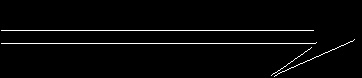
//> input picture breakpoint/breakpoint/1.jpg, 362 x 78 px
$ ./cvWatershed   (built with g++ and OpenCV 4)
//> lines starting //> are read from the running program, lines starting //| are printed output that depends on the picture; after the words box and inside, x2 and y2 are one past the last pixel; in counts of white or black regions, pixels touching at a corner belong together
### cvWatershed/cvWatershed/cvWatershed/stdafx.h
// stdafx.h : 标准系统包含文件的包含文件，
// 或是经常使用但不常更改的
// 特定于项目的包含文件
//

#pragma once

#include "targetver.h"

#include <stdio.h>
#include <tchar.h>


// TODO: 在此处引用程序需要的其他头文件

### cvWatershed/cvWatershed/cvWatershed/cvWatershed.cpp
// cvWatershed.cpp : 定义控制台应用程序的入口点。
//

#include "stdafx.h"
#include<cv.h>
#include<highgui.h>
#include<iostream>

using namespace  std;

IplImage* marker_mask = 0;
IplImage* markers = 0;
IplImage* img0 = 0, *img = 0, *img_gray = 0, *wshed = 0;
CvPoint prev_pt = {-1,-1};
void on_mouse( int event, int x, int y, int flags, void* param )//opencv 会自动给函数传入合适的值
{
    if( !img )
        return;
    if( event == CV_EVENT_LBUTTONUP || !(flags & CV_EVENT_FLAG_LBUTTON) )
        prev_pt = cvPoint(-1,-1);
    else if( event == CV_EVENT_LBUTTONDOWN )
        prev_pt = cvPoint(x,y);
    else if( event == CV_EVENT_MOUSEMOVE && (flags & CV_EVENT_FLAG_LBUTTON) )
    {
        CvPoint pt = cvPoint(x,y);
        if( prev_pt.x < 0 )
            prev_pt = pt;
        cvLine( marker_mask, prev_pt, pt, cvScalarAll(255), 5, 8, 0 );//CvScalar 成员：double val[4] RGBA值A=alpha
        cvLine( img, prev_pt, pt, cvScalarAll(255), 5, 8, 0 );
        prev_pt = pt;
        cvShowImage( "image", img);
    }
}

int main( int argc, char** argv )
{
    char* filename = argc >= 2 ? argv[1] : (char*)"C:/AIPCV/1.jpg";
    CvMemStorage* storage = cvCreateMemStorage(0);
    CvRNG rng = cvRNG(-1); //初始化随机数生成器状态
    if( (img0 = cvLoadImage(filename,1)) == 0 )
        return 0;
//> img0 is the input picture: 78 rows x 362 cols, CV_8UC3; min 0, max 255, mean 6.8
    printf( "Hot keys: \n"
        "\tESC - quit the program\n"
        "\tr - restore the original image\n"
        "\tw or SPACE - run watershed algorithm\n"
        "\t\t(before running it, roughly mark the areas on the image)\n"
        "\t  (before that, roughly outline several markers on the image)\n" );
    cvNamedWindow( "image", 1 );
    cvNamedWindow( "watershed transform", 1 );
    img = cvCloneImage( img0 );
    img_gray = cvCloneImage( img0 );//在使用函数之前，不用特地开辟内存，即该函数会自己开一段内存，然后复制好image里面的数据，然后把这段内存中的数据返回.
    wshed = cvCloneImage( img0 );
    marker_mask = cvCreateImage( cvGetSize(img), 8, 1 );  //创建首地址并分配存储空间
    markers = cvCreateImage( cvGetSize(img), IPL_DEPTH_32S, 1 );
    cvCvtColor( img, marker_mask, CV_BGR2GRAY );  //这两句只用将RGB转成3通道的灰度图即R=G=B,用来显示用
    cvCvtColor( marker_mask, img_gray, CV_GRAY2BGR );
    cvZero( marker_mask );//是让矩阵的值都为0,有初始化的作用,或者说清零
//> marker_mask: 78 rows x 362 cols, CV_8UC1; every value is 0
    cvZero( wshed );
//> wshed: 78 rows x 362 cols, CV_8UC3; 4.72% of pixels changed, all inside (x1, y1, x2, y2) = (0, 24, 360, 78)
    cvShowImage( "image", img );
    cvShowImage( "watershed transform", wshed );
    cvSetMouseCallback( "image", on_mouse, 0 ); //设置处理鼠标消息的回调函数
    for(;;)
    {
        int c = cvWaitKey(0);
//> the left mouse button is pressed at (90, 19)
//> the mouse is dragged to (181, 39)
//> call 2 of on_mouse, with event = 0, x = 181, y = 39, flags = 1
//> in on_mouse (call 2), `cvLine( marker_mask, prev_pt, pt, cvScalarAll(255), 5, 8, 0 );`:
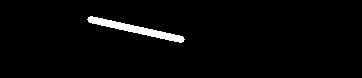
//> marker_mask: 78 rows x 362 cols, CV_8UC1; 2.5% white; 1 white region, box (x1, y1, x2, y2) and area: (87, 16, 185, 43) 696
//> in on_mouse (call 2), `cvLine( img, prev_pt, pt, cvScalarAll(255), 5, 8, 0 );`: img: 78 rows x 362 cols, CV_8UC3; 2.35% of pixels changed, all inside (x1, y1, x2, y2) = (87, 16, 185, 43)
//> the mouse is dragged to (271, 58)
//> call 3 of on_mouse, with event = 0, x = 271, y = 58, flags = 1
//> in on_mouse (call 3), `cvLine( marker_mask, prev_pt, pt, cvScalarAll(255), 5, 8, 0 );`:
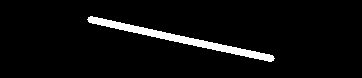
//> marker_mask: 78 rows x 362 cols, CV_8UC1; 4.8% white; 1 white region
//> in on_mouse (call 3), `cvLine( img, prev_pt, pt, cvScalarAll(255), 5, 8, 0 );`:
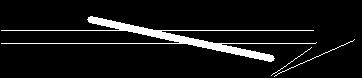
//> img: 78 rows x 362 cols, CV_8UC3; min 0, max 255, mean 18.4
//> the button is released at (271, 58)
        if( (char)c == 27 )
            break;
        if( (char)c == 'r' )
        {
            cvZero( marker_mask );
            cvCopy( img0, img );//cvCopy（）也可以这样用，不影响原img0图像，也随时更新
            cvShowImage( "image", img );
        }
        if( (char)c == 'w' || (char)c == ' ' )
        {
            CvSeq* contours = 0; //创建一序列
            CvMat* color_tab = 0;
            int i, j, comp_count = 0;

            //下面选将标记的图像取得其轮廓, 将每种轮廓用不同的整数表示
            //不同的整数使用分水岭算法时，就成为不同的种子点
            //算法本来就是以各个不同的种子点为中心扩张
            cvClearMemStorage(storage);//用来创建一个内存存储器，来统一管理各种动态对象的内存。
            cvFindContours( marker_mask, storage, &contours, sizeof(CvContour),
                CV_RETR_CCOMP, CV_CHAIN_APPROX_SIMPLE ); //从二值图像中检索轮廓，并返回检测到的轮廓的个数。
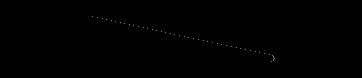
//> marker_mask: 78 rows x 362 cols, CV_8UC1; 4.79% of pixels changed, all inside (x1, y1, x2, y2) = (87, 16, 275, 62)
//> contours = 1 contour; box (x1, y1, x2, y2) and area: (87, 16, 275, 62) 1163
            cvZero( markers );
            for( ; contours != 0; contours = contours->h_next, comp_count++ )
            {
                cvDrawContours(markers, contours, cvScalarAll(comp_count+1),
                    cvScalarAll(comp_count+1), -1, -1, 8, cvPoint(0,0) ); //用于在图像上绘制外部和内部轮廓
            }
//> this loop made 1 pass
//> after the loop, contours = 0 contours; comp_count = 1
            //cvShowImage("image",markers);
            if( comp_count == 0 )
                continue;
            color_tab = cvCreateMat( 1, comp_count, CV_8UC3 );//创建随机颜色列表,hang,lie,tongdao
//> color_tab = [[0, 0, 0]]
            for( i = 0; i < comp_count; i++ )//不同的整数标记
            {
                uchar* ptr = color_tab->data.ptr + i*3;
                ptr[0] = (uchar)(cvRandInt(&rng)%180 + 50); //cvRandInt返回均匀分布32位的随机数
                ptr[1] = (uchar)(cvRandInt(&rng)%180 + 50);
                ptr[2] = (uchar)(cvRandInt(&rng)%180 + 50);
            }
            {
                double t = (double)cvGetTickCount();//返回64位长整数的时间数据,在OpenCV是为CvRNG设置的专用种子。
                cvWatershed( img0, markers );
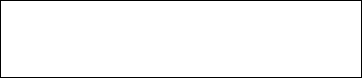
//> markers: 78 rows x 362 cols, CV_32SC1; values -1 (black) and 1 (white), 96.9% white; black in thin lines or dots
                cvSave("img0.xml",markers);
//> (this line was passed over: cvSave is not available in this run)
                t = (double)cvGetTickCount() - t;
                printf( "exec time = %gms\n", t/(cvGetTickFrequency()*1000.) ); //cvGetTickFrequency()返回系统时钟频率
            }
            // paint the watershed image
            for( i = 0; i < markers->height; i++ )
                for( j = 0; j < markers->width; j++ )
                {
                    int idx = CV_IMAGE_ELEM( markers, int, i, j );//markers的数据类型为IPL_DEPTH_32S
                    uchar* dst = &CV_IMAGE_ELEM( wshed, uchar, i, j*3 );//BGR三个通道的数是一起的,故要j*3
                    if( idx == -1 ) //输出时若为-1，表示各个部分的边界
                        dst[0] = dst[1] = dst[2] = (uchar)255;
                    else if( idx <= 0 || idx > comp_count )  //异常情况
                        dst[0] = dst[1] = dst[2] = (uchar)0; // should not get here
                    else //正常情况
                    {
                        uchar* ptr = color_tab->data.ptr + (idx-1)*3;
                        dst[0] = ptr[0]; dst[1] = ptr[1]; dst[2] = ptr[2];
                    }
                }
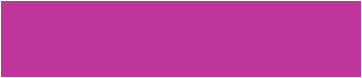
//> wshed: 78 rows x 362 cols, CV_8UC3; mean B, G, R 158.1, 60.2, 192
                cvAddWeighted( wshed, 0.5, img_gray, 0.5, 0, wshed );//wshed.x.y=0.5*wshed.x.y+0.5*img_gray+0加权融合图像
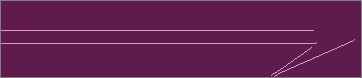
//> wshed: 78 rows x 362 cols, CV_8UC3; mean B, G, R 82.9, 33.5, 99.4
//> the Esc key is pressed
                cvShowImage( "watershed transform", wshed );
                cvReleaseMat( &color_tab );
        }
    }
    return 1;
}

$ run again, with breakpoint/breakpoint/123456.JPG copied over breakpoint/breakpoint/1.jpg
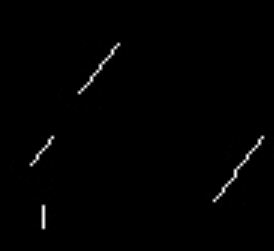
//> input picture breakpoint/breakpoint/123456.JPG, 274 x 251 px
//> img0 is the input picture: 251 rows x 274 cols, CV_8UC3; min 0, max 255, mean 2
//> img: 251 rows x 274 cols, CV_8UC3; 0.95% of pixels changed, all inside (x1, y1, x2, y2) = (65, 59, 141, 129)
//> img: 251 rows x 274 cols, CV_8UC3; min 0, max 255, mean 6.6
//> `cvFindContours( marker_mask, storage, &contours, sizeof(CvContour), CV..`:
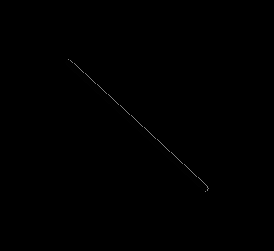
//> marker_mask: 251 rows x 274 cols, CV_8UC1; min 0, max 130, mean 0.3
//> `cvFindContours( marker_mask, storage, &contours, sizeof(CvContour), CV..`: contours = 1 contour; box (x1, y1, x2, y2) and area: (65, 59, 209, 192) 1129
//> the loop `for( ; contours != 0; contours = contours->h_next, comp_count++ )` made 1 pass
//> after the loop `for( ; contours != 0; contours = contours->h_next, comp_count++ )`: contours = 0 contours; comp_count = 1
//> color_tab = [[0, 0, 0]]
//> the loop `for( i = 0; i < comp_count; i++ )` made 1 pass
//> `cvAddWeighted( wshed, 0.5, img_gray, 0.5, 0, wshed );`:
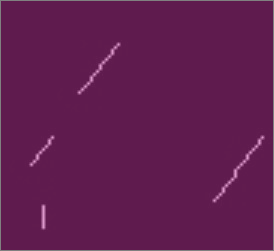
//> wshed: 251 rows x 274 cols, CV_8UC3; mean B, G, R 79.7, 29.5, 96.5
